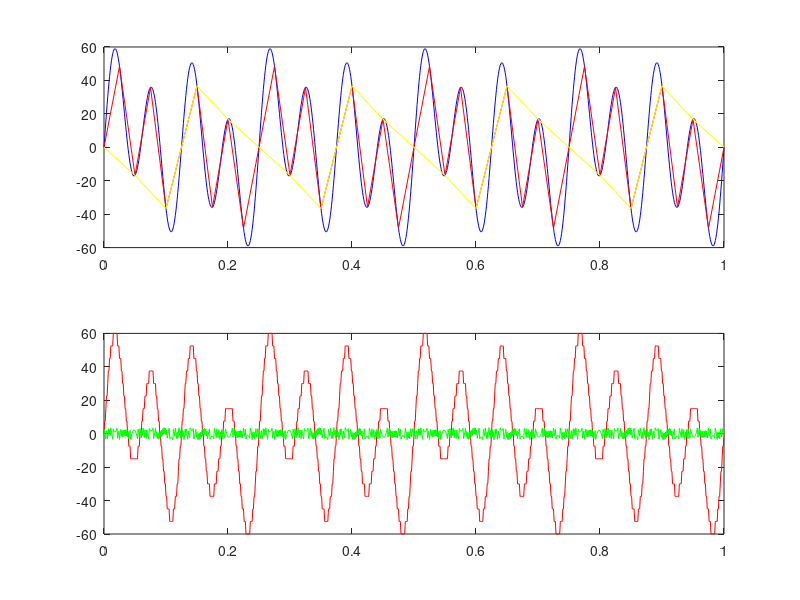

MATLAB code for this plot:
f1=4; %kHz
f2=8; %kHz
f3=16; %kHz

a1=10;
a2=20;
a3=40;

n=1000;
t=0:1/1000:1;


x=a1*sin(2*pi*f1*t)+a2*sin(2*pi*f2*t)+a3*sin(2*pi*f3*t);
subplot(2,1,1);
plot(t,x,'blue');
hold on


fs1=40;
t1=0:1/40:1;
x1=a1*sin(2*pi*f1*t1)+a2*sin(2*pi*f2*t1)+a3*sin(2*pi*f3*t1);
subplot(2,1,1);
plot(t1,x1,'red');
%hold on

fs2=20;
t2=0:1/20:1;
x2=a1*sin(2*pi*f1*t2)+a2*sin(2*pi*f2*t2)+a3*sin(2*pi*f3*t2);
subplot(2,1,1);
plot(t2,x2,'yellow');
hold on

%Quantization

signal1=x;
nbit=2
level=2.^nbit
mn=min(min(10,20),40);
mx=max(max(10,20),40);
scalingfactor=(mx-mn)/(level);
signal1=signal1/scalingfactor;
signal1=round(signal1);
signal1=signal1*scalingfactor;
subplot(2,1,2);

plot(t,signal1,'red');
hold on
%Error
signal1=signal1-x;
subplot(2,1,2);

plot(t,signal1,'green');


